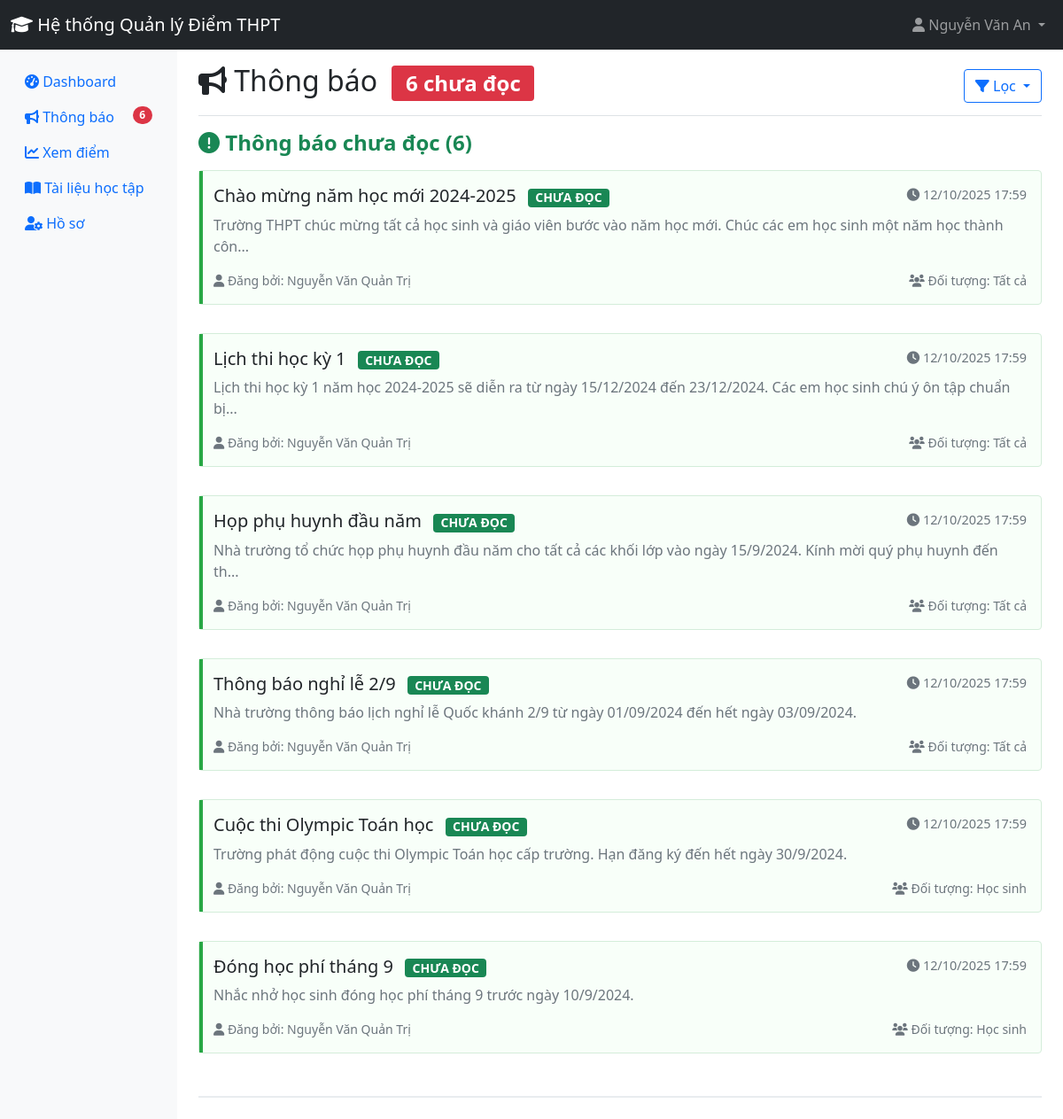
The app's page /student/announcements.php (signed in), older data.
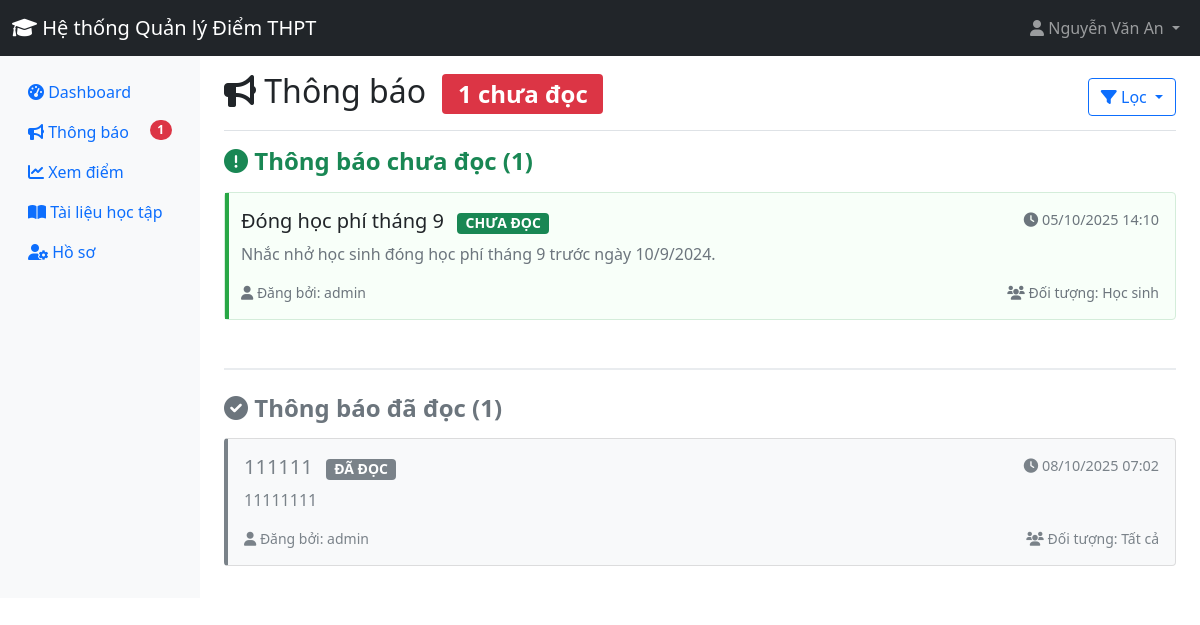
The same page, newer data.
### tables this page shows
CREATE TABLE `announcements` (
  `id` int(11) NOT NULL,
  `title` varchar(255) NOT NULL,
  `content` text NOT NULL,
  `author_id` int(11) NOT NULL,
  `target_audience` enum('all','teachers','students') DEFAULT 'all',
  `created_at` timestamp NOT NULL DEFAULT current_timestamp(),
  `is_active` tinyint(1) DEFAULT 1,
  `expires_at` datetime DEFAULT NULL
);

CREATE TABLE `users` (
  `id` int(11) NOT NULL,
  `username` varchar(50) NOT NULL,
  `password` varchar(255) NOT NULL,
  `role` enum('admin','teacher','student') NOT NULL,
  `full_name` varchar(100) NOT NULL,
  `email` varchar(100) DEFAULT NULL,
  `phone` varchar(20) DEFAULT NULL,
  `created_at` timestamp NOT NULL DEFAULT current_timestamp(),
  `status` enum('active','inactive') DEFAULT 'active',
  `teacher_type` enum('homeroom','subject') DEFAULT 'subject'
);

CREATE TABLE `announcement_views` (
  `id` int(11) NOT NULL,
  `announcement_id` int(11) DEFAULT NULL,
  `user_id` int(11) DEFAULT NULL,
  `viewed_at` timestamp NOT NULL DEFAULT current_timestamp()
);

### student/announcements.php (the view, shortened to what the changed rows need)
<?php
require_once '../includes/config.php';
$student_id = $_SESSION['user_id'];
$filter_condition = "";
$stmt = $pdo->prepare("
    SELECT a.*, u.full_name as author_name,
           av.viewed_at,
           CASE WHEN av.viewed_at IS NOT NULL THEN 1 ELSE 0 END AS is_read
    FROM announcements a
    JOIN users u ON a.author_id = u.id
    LEFT JOIN announcement_views av
        ON a.id = av.announcement_id AND av.user_id = ?
    WHERE (a.target_audience = 'all' OR a.target_audience = 'students')
      AND a.is_active = TRUE
      $filter_condition
    ORDER BY
        is_read ASC,
        a.created_at DESC
");
$stmt->execute([$student_id]);
$announcements = $stmt->fetchAll();
?>
<!DOCTYPE html>
<html lang="vi">
<head>
    <link href="https://cdn.jsdelivr.net/npm/bootstrap@5.1.3/dist/css/bootstrap.min.css" rel="stylesheet">
    <link href="https://cdnjs.cloudflare.com/ajax/libs/font-awesome/6.0.0/css/all.min.css" rel="stylesheet">
</head>
<body>
    <div class="container-fluid">
        <div class="row">
            <?php include 'sidebar.php'; ?>
            <main class="col-md-9 ms-sm-auto col-lg-10 px-md-4">
                <div class="d-flex justify-content-between flex-wrap flex-md-nowrap align-items-center pt-3 pb-2 mb-3 border-bottom">
                    <h1 class="h2">
                        <i class="fas fa-bullhorn"></i> Thông báo
                        <?php if ($total_unread > 0): ?>
                            <span class="badge bg-danger ms-2" id="newCountBadge"><?php echo $total_unread; ?> chưa đọc</span>
                        <?php endif; ?>
                    </h1>
                </div>
                <?php if (empty($announcements)): ?>
                    <div class="alert alert-info text-center py-5">
                        <i class="fas fa-bullhorn fa-3x mb-3 text-muted"></i>
                        <h4>Không có thông báo nào</h4>
                        <p class="text-muted">Hiện tại không có thông báo nào dành cho bạn.</p>
                    </div>
                <?php else: ?>
                    <?php
                    $unread_announcements = array_filter($announcements, function($a) { return !$a['is_read']; });
                    $read_announcements = array_filter($announcements, function($a) { return $a['is_read']; });
                    ?>
                    <?php if (!empty($unread_announcements)): ?>
                        <div class="section-divider">
                            <h4 class="section-title text-success">
                                <i class="fas fa-exclamation-circle"></i>
                                Thông báo chưa đọc (<?php echo count($unread_announcements); ?>)
                            </h4>
                            <div class="row">
                                <?php foreach ($unread_announcements as $announcement): ?>
                                    <?php
                                    $preview_content = strip_tags($announcement['content']);
                                    if (strlen($preview_content) > 150) {
                                        $preview_content = substr($preview_content, 0, 150) . '...';
                                    }
                                    ?>
                                    <div class="col-12 mb-3">
                                        <div class="card announcement-card unread-announcement position-relative"
                                             data-bs-toggle="modal"
                                             data-bs-target="#announcementModal"
                                             data-announcement-id="<?php echo $announcement['id']; ?>"
                                             data-is-read="0">
                                            <div class="priority-indicator"></div>
                                            <div class="card-body">
                                                <div class="d-flex justify-content-between align-items-start mb-2">
                                                    <div>
                                                        <h5 class="card-title mb-0 text-dark">
                                                            <?php echo htmlspecialchars($announcement['title']); ?>
                                                            <span class="badge bg-success status-badge ms-2">CHƯA ĐỌC</span>
                                                        </h5>
                                                    </div>
                                                    <small class="announcement-date">
                                                        <i class="fas fa-clock"></i>
                                                        <?php echo date('d/m/Y H:i', strtotime($announcement['created_at'])); ?>
                                                    </small>
                                                </div>
                                                <p class="card-text announcement-preview mb-3">
                                                    <?php echo htmlspecialchars($preview_content); ?>
                                                </p>
                                                <div class="d-flex justify-content-between align-items-center">
                                                    <small class="text-muted">
                                                        <i class="fas fa-user"></i>
                                                        Đăng bởi: <?php echo htmlspecialchars($announcement['author_name']); ?>
                                                    </small>
                                                    <small class="text-muted">
                                                        <i class="fas fa-users"></i>
                                                        Đối tượng:
                                                        <?php
                                                        $audience_labels = [
                                                            'all' => 'Tất cả',
                                                            'teachers' => 'Giáo viên',
                                                            'students' => 'Học sinh'
                                                        ];
                                                        echo $audience_labels[$announcement['target_audience']];
                                                        ?>
                                                    </small>
                                                </div>
                                            </div>
                                        </div>
                                    </div>
                                <?php endforeach; ?>
                            </div>
                        </div>
                    <?php endif; ?>
                    <?php if (!empty($read_announcements)): ?>
                        <div>
                            <h4 class="section-title text-secondary">
                                <i class="fas fa-check-circle"></i>
                                Thông báo đã đọc (<?php echo count($read_announcements); ?>)
                            </h4>
                            <div class="row">
                                <?php foreach ($read_announcements as $announcement): ?>
                                    <?php
                                    $preview_content = strip_tags($announcement['content']);
                                    ?>
                                    <div class="col-12 mb-3">
                                        <div class="card announcement-card read-announcement"
                                             data-bs-toggle="modal"
                                             data-bs-target="#announcementModal"
                                             data-announcement-id="<?php echo $announcement['id']; ?>"
                                             data-is-read="1">
                                            <div class="card-body">
                                                <div class="d-flex justify-content-between align-items-start mb-2">
                                                    <div>
                                                        <h5 class="card-title mb-0 text-muted">
                                                            <?php echo htmlspecialchars($announcement['title']); ?>
                                                            <span class="badge bg-secondary status-badge ms-2">ĐÃ ĐỌC</span>
                                                        </h5>
                                                    </div>
                                                    <small class="announcement-date">
                                                        <i class="fas fa-clock"></i>
                                                        <?php echo date('d/m/Y H:i', strtotime($announcement['created_at'])); ?>
                                                    </small>
                                                </div>
                                                <p class="card-text announcement-preview mb-3">
                                                    <?php echo htmlspecialchars($preview_content); ?>
                                                </p>
                                                <div class="d-flex justify-content-between align-items-center">
                                                    <small class="text-muted">
                                                        <i class="fas fa-user"></i>
                                                        Đăng bởi: <?php echo htmlspecialchars($announcement['author_name']); ?>
                                                    </small>
                                                    <small class="text-muted">
                                                        <i class="fas fa-users"></i>
                                                        Đối tượng:
                                                        <?php
                                                        $audience_labels = [
                                                            'all' => 'Tất cả',
                                                            'teachers' => 'Giáo viên',
                                                            'students' => 'Học sinh'
                                                        ];
                                                        echo $audience_labels[$announcement['target_audience']];
                                                        ?>
                                                    </small>
                                                </div>
                                            </div>
                                        </div>
                                    </div>
                                <?php endforeach; ?>
                            </div>
                        </div>
                    <?php endif; ?>
                <?php endif; ?>
            </main>
        </div>
    </div>
</body>
</html>

### student/sidebar.php (shortened to what the changed rows need)
<?php
$student_id = $_SESSION['user_id'];
require_once '../includes/config.php';
$stmt = $pdo->prepare("
    SELECT COUNT(*) as total
    FROM announcements a
    LEFT JOIN announcement_views av ON a.id = av.announcement_id AND av.user_id = ?
    WHERE (a.target_audience = 'all' OR a.target_audience = 'students')
    AND a.is_active = TRUE
    AND av.id IS NULL
");
$stmt->execute([$student_id]);
$total_unread = $stmt->fetch()['total'];
?>
<nav id="sidebar" class="col-md-3 col-lg-2 d-md-block bg-light sidebar">
    <div class="position-sticky pt-3">
        <ul class="nav flex-column">
            <li class="nav-item">
                <a class="nav-link <?php echo basename($_SERVER['PHP_SELF']) == 'announcements.php' ? 'active' : ''; ?>" href="announcements.php">
                    <i class="fas fa-bullhorn"></i>
                    Thông báo
                    <?php if ($total_unread > 0): ?>
                        <span class="badge bg-danger rounded-pill float-end">
                            <?php echo $total_unread; ?>
                        </span>
                    <?php endif; ?>
                </a>
            </li>
        </ul>
    </div>
</nav>

Row changes from the older to the newer data that the page shows:
removed announcements: title "Chào mừng năm học mới 2024-2025", created_at "12/10/2025 17:59", content "Trường THPT chúc mừng tất cả học sinh và giáo viên bước vào năm học mới. Chúc các em học sinh một năm học thành côn...", author.full_name "Nguyễn Văn Quản Trị", target_audience "Tất cả"
removed announcements: title "Lịch thi học kỳ 1", created_at "12/10/2025 17:59", content "Lịch thi học kỳ 1 năm học 2024-2025 sẽ diễn ra từ ngày 15/12/2024 đến 23/12/2024. Các em học sinh chú ý ôn tập chuẩn bị...", author.full_name "Nguyễn Văn Quản Trị", target_audience "Tất cả"
removed announcements: title "Họp phụ huynh đầu năm", created_at "12/10/2025 17:59", content "Nhà trường tổ chức họp phụ huynh đầu năm cho tất cả các khối lớp vào ngày 15/9/2024. Kính mời quý phụ huynh đến th...", author.full_name "Nguyễn Văn Quản Trị", target_audience "Tất cả"
removed announcements: title "Thông báo nghỉ lễ 2/9", created_at "12/10/2025 17:59", content "Nhà trường thông báo lịch nghỉ lễ Quốc khánh 2/9 từ ngày 01/09/2024 đến hết ngày 03/09/2024.", author.full_name "Nguyễn Văn Quản Trị", target_audience "Tất cả"
removed announcements: title "Cuộc thi Olympic Toán học", created_at "12/10/2025 17:59", content "Trường phát động cuộc thi Olympic Toán học cấp trường. Hạn đăng ký đến hết ngày 30/9/2024.", author.full_name "Nguyễn Văn Quản Trị", target_audience "Học sinh"
changed announcements "Đóng học phí tháng 9": created_at "12/10/2025 17:59" → "05/10/2025 14:10"; author.full_name "Nguyễn Văn Quản Trị" → "admin"
added announcement_views: announcement.title "111111", announcement.created_at "08/10/2025 07:02", announcement.content "11111111", users.full_name "admin", announcement.target_audience "Tất cả"
Text that changed along with them:
$total_unread: "6" → "1"
count($unread_announcements): "6" → "1"
count($read_announcements): (not shown) → "1"
text now shown: "Thông báo đã đọc ( )"
